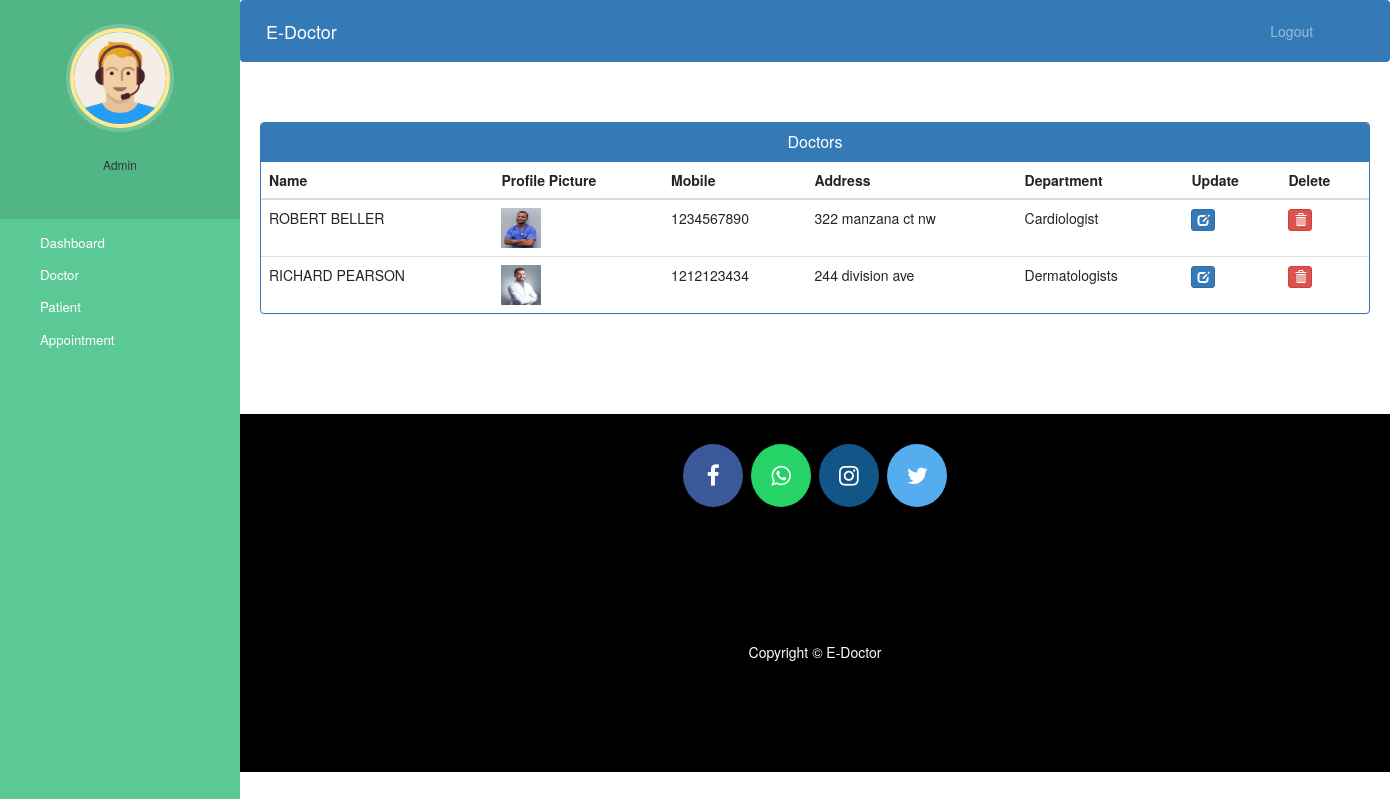
The app's page /admin-view-doctor (signed in) with its own data.
### hospital/models.py (models this page shows, shortened)
class Doctor(models.Model):
    user=models.OneToOneField(User,on_delete=models.CASCADE)
    profile_pic= models.ImageField(upload_to='profile_pic/DoctorProfilePic/',null=True,blank=True)
    address = models.CharField(max_length=40)
    mobile = models.CharField(max_length=40,null=True)
    department= models.CharField(max_length=50,choices=departments,default='Cardiologist')
    status=models.BooleanField(default=False)
    @property
    def get_name(self):
        return self.user.first_name+" "+self.user.last_name

### hospital/views.py (the view)
# urls.py: path('admin-view-doctor', views.admin_view_doctor_view,name='admin-view-doctor'),
@login_required(login_url='adminlogin')
@user_passes_test(is_admin)
def admin_view_doctor_view(request):
    doctors=models.Doctor.objects.all().filter(status__in=[True])
    return render(request,'hospital/admin_view_doctor.html',{'doctors':doctors})

### hospital/views.py (called while the page is built)
def is_admin(user):
    return user.groups.filter(name='ADMIN').exists()

### templates/hospital/admin_view_doctor.html (shortened to what this page needs)
{% extends 'hospital/admin_base.html' %}
{% block content %}
{%load static%}
<head>
  <link href="//netdna.bootstrapcdn.com/bootstrap/3.0.0/css/bootstrap.min.css" rel="stylesheet" id="bootstrap-css">
</head>
<div class="container">
  <div class="panel panel-primary">
    <div class="panel-heading">
      <h6 class="panel-title">Doctors</h6>
    </div>
    <table class="table table-hover" id="dev-table">
      <thead>
        <tr>
          <th>Name</th>
          <th>Profile Picture</th>
          <th>Mobile</th>
          <th>Address</th>
          <th>Department</th>
          <th>Update</th>
          <th>Delete</th>
        </tr>
      </thead>
      {% for d in doctors %}
      <tr>
        <td> {{d.get_name}}</td>
        <td> <img src="{% static d.profile_pic.url %}" alt="Profile Pic" height="40px" width="40px" /></td>
        <td>{{d.mobile}}</td>
        <td>{{d.address}}</td>
        <td>{{d.department}}</td>
        <td><a class="btn btn-primary btn-xs" href="{% url 'update-doctor' d.id  %}"><span class="glyphicon glyphicon-edit"></span></a></td>
        <td><a class="btn btn-danger btn-xs" href="{% url 'delete-doctor-from-hospital' d.id  %}"><span class="glyphicon glyphicon-trash"></span></a></td>
      </tr>
      {% endfor %}
    </table>
  </div>
</div>
{% endblock content %}

### static/style.css (style rules this page uses)
body { padding-left: 240px; }

### templates/hospital/admin_base.html (style rules this page uses)
a:link { text-decoration: none; }
a { color: white; }

### templates/hospital/admin_view_doctor.html (style rules this page uses)
a:link { text-decoration: none; }
h6 { text-align: center; }

### records on screen
Doctor: get_name "ROBERT BELLER", profile_pic (picture), mobile "1234567890", address "322 manzana ct nw", department "Cardiologist"
Doctor: get_name "RICHARD PEARSON", profile_pic (picture), mobile "1212123434", address "244 division ave", department "Dermatologists"
